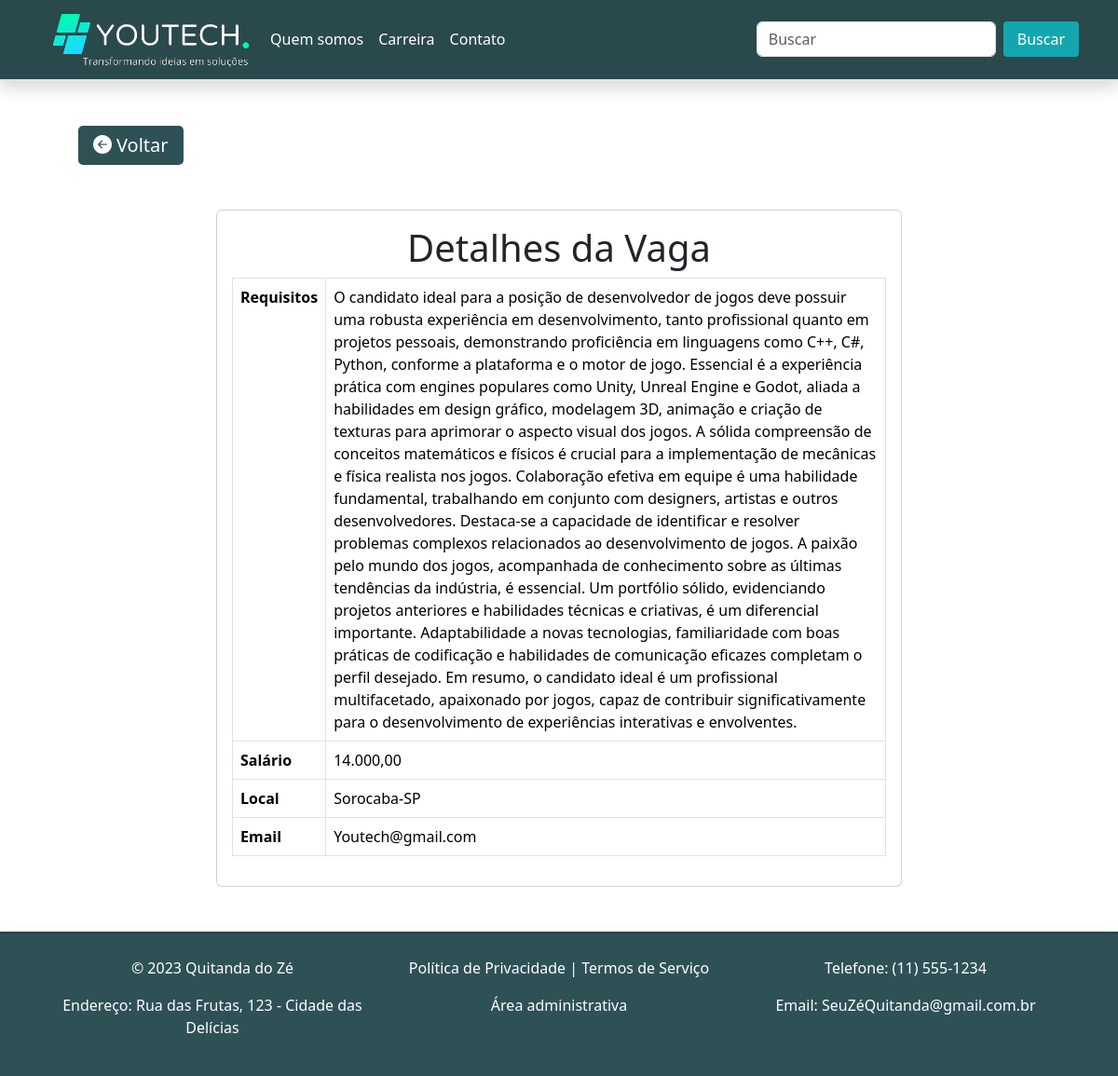
The page /vervagas/8 on the database its author committed.
### tables this page shows
CREATE TABLE vagas(
    id_vagas INTEGER PRIMARY KEY,
    cargo_vagas TEXT NOT NULL,
    requisitos_vagas TEXT NOT NULL, 
    salario_vagas REAL NOT NULL, 
    local_vagas TEXT NOT NULL, 
    email_vagas TEXT NOT NULL, 
    img_vagas TEXT NOT NULL
);

### youtech.py (the view)
@app.route("/vervagas/<id_vagas>")
def vervagas(id_vagas):
    iniciar_db()
    id_vagas = int(id_vagas)
    conexao = conecta_database()
    vagas = conexao.execute('SELECT * FROM vagas WHERE id_vagas = ?',(id_vagas,)).fetchall()
    conexao.close()
    title = "Ver vagas"
    return render_template("vervagas.html", vagas = vagas, title=title)

### youtech.py (called while the page is built)
def conecta_database():
    conexao = sql.connect("db_youtech.db")
    conexao.row_factory = sql.Row
    return conexao

def iniciar_db():
    conexao = conecta_database()
    with app.open_resource('esquema.sql', mode='r') as comandos:
        conexao.cursor().executescript(comandos.read())
    conexao.commit()
    conexao.close()

### templates/vervagas.html (shortened to what this page needs)
{% extends 'modelo.html' %}
{% block conteudo %}
{%for vaga in vagas %}
</head>
<body>
  <a href="/" class="fs-5" style="margin-left: 7%;">
    <button id="botao2"><i class="bi bi-arrow-left-circle-fill" style="margin-right: 5px;"></i>Voltar</button>
  </a>
  <div class="container mt-5">
    <div class="row">
      <div class="col-md-8 offset-md-2">
        <div class="card">
          <div class="card-body">
            <h1 class="card-title" style="text-align: center;">Detalhes da Vaga</h1>
            <table class="table table-bordered">
              <tbody>
                <tr>
                  <th scope="row">Requisitos</th>
                  <td>{{vaga['requisitos_vagas']}}</td>
                </tr>
                <tr>
                  <th scope="row">Salário</th>
                  <td>{{vaga['salario_vagas']}}</td>
                </tr>
                <tr>
                  <th scope="row">Local</th>
                  <td>{{vaga['local_vagas']}}</td>
                </tr>
                <tr>
                  <th scope="row">Email</th>
                  <td>{{vaga['email_vagas']}}</td>
                </tr>
              </tbody>
            </table>
          </div>
        </div>
      </div>
    </div>
  </div>
{% endfor %}
{% endblock %}

### static/estilo.css (style rules this page uses)
#botao2 { cursor: pointer; background-color: #2e5156; transition: background-color 0.2s; border: 2px solid #2e5156; color: #fff; padding: 4px 14px; border-radius: 5px; }
.card { overflow: hidden; }

### rows shown on the page
vagas: requisitos_vagas "O candidato ideal para a posição de desenvolvedor de jogos deve possuir uma robusta experiência em desenvolvimento, tanto profissional quanto em projetos pessoais, demonstrando proficiência em linguagens como C++, C#, Python, conforme a plataforma e o motor de jogo. Essencial é a experiência prática com engines populares como Unity, Unreal Engine e Godot, aliada a habilidades em design gráfico, modelagem 3D, animação e criação de texturas para aprimorar o aspecto visual dos jogos. A sólida compreensão de conceitos matemáticos e físicos é crucial para a implementação de mecânicas e física realista nos jogos. Colaboração efetiva em equipe é uma habilidade fundamental, trabalhando em conjunto…", salario_vagas "14.000,00", local_vagas "Sorocaba-SP", email_vagas "Youtech@gmail.com"
